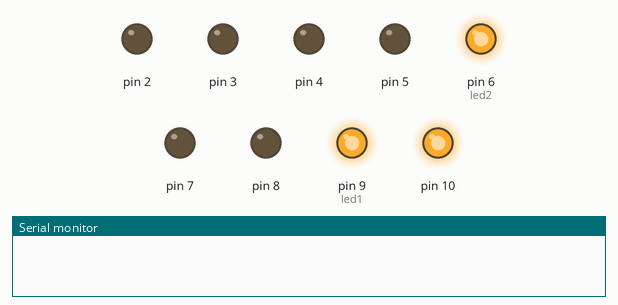
The sketch below on a simulated Arduino Uno, built with avr-gcc and run on an emulated ATmega328P. On the bench: output pins drawn as LEDs (lit = HIGH), the last lines printed to the serial monitor.

Above: at 0.1 s.
At 2.1 s:
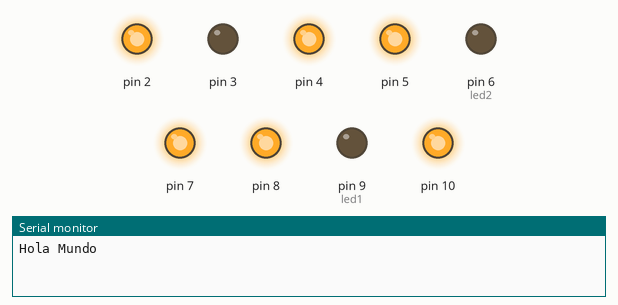
At 7.1 s:
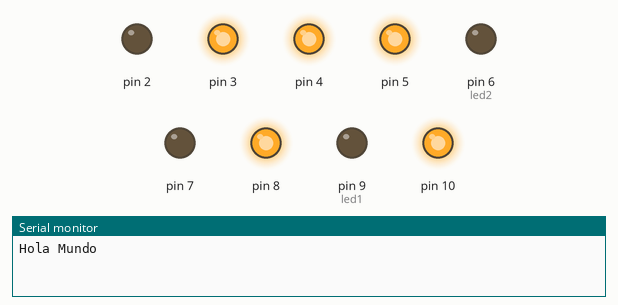
At 14.1 s:
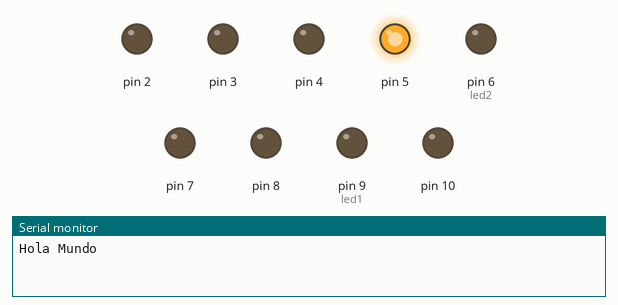
At 26.6 s:
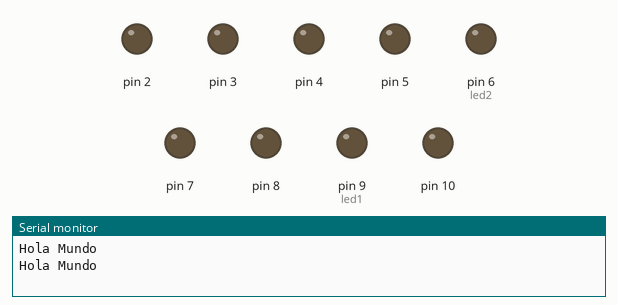
At 39.1 s:
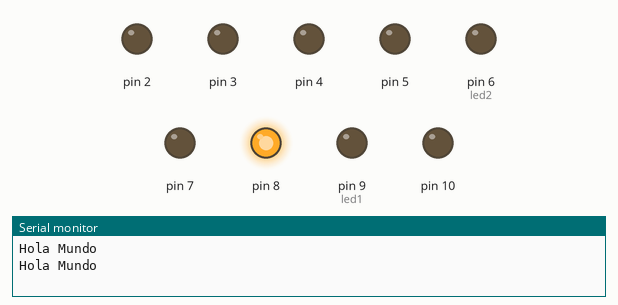
Timing chart, 0 to 40.0 s (numbered marks = the images above):
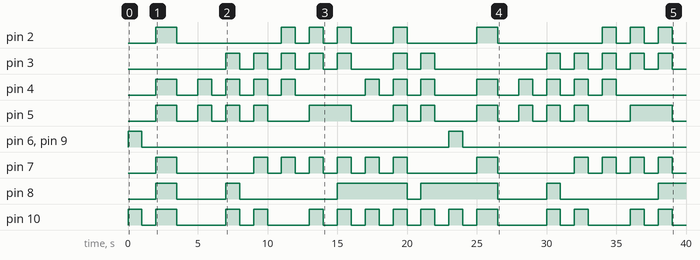

Measured:
- by itself, pin 2: LOW → HIGH at 2.0 s, → LOW 1.5 s later, → HIGH 7.5 s later, → LOW 1.0 s later, … (18 changes in this stretch)
- by itself, pin 3: LOW → HIGH at 7.0 s, → LOW 1.0 s later, → HIGH 1.0 s later, → LOW 1.0 s later, … (24 changes in this stretch)
- by itself, pin 4: LOW → HIGH at 2.0 s, → LOW 1.5 s later, → HIGH 1.5 s later, → LOW 1.0 s later, … (26 changes in this stretch)
- by itself, pin 5: LOW → HIGH at 2.0 s, → LOW 1.5 s later, → HIGH 1.5 s later, → LOW 1.0 s later, … (24 changes in this stretch)
- by itself, pin 6 (led2), pin 9 (led1): alternates HIGH for 1.0 s and LOW for 22.0 s
- by itself, pin 7: LOW → HIGH at 2.0 s, → LOW 1.5 s later, → HIGH 5.5 s later, → LOW 1.0 s later, … (24 changes in this stretch)
- by itself, pin 8: LOW → HIGH at 2.0 s, → LOW 1.5 s later, → HIGH 3.5 s later, → LOW 1.0 s later, … (11 changes in this stretch)
- by itself, pin 10: LOW → HIGH at 0.00 s, → LOW 1.0 s later, → HIGH 1.0 s later, → LOW 1.5 s later, … (30 changes in this stretch)

The sketch:

displayIOT.ino
```cpp
int led1 = 9;
int led2 = 6;
void setup() {
  // put your setup code here, to run once:
  Serial.begin(9600);
  pinMode(led1,OUTPUT);
  pinMode(led2,OUTPUT);
  pinMode(4,OUTPUT);
  pinMode(5,OUTPUT);
  pinMode(10,OUTPUT);
  pinMode(7,OUTPUT);
  pinMode(2,OUTPUT);
  pinMode(3,OUTPUT);
  pinMode(8,OUTPUT);
  pinMode(10,OUTPUT);
}

void loop() {
  // put your main code here, to run repeatedly:
  digitalWrite(led1,HIGH);
  digitalWrite(led2, HIGH);
  digitalWrite(10, HIGH);

  delay(1000);

  digitalWrite(led1,LOW);
  digitalWrite(led2, LOW);
  digitalWrite(10, LOW);

  delay(1000);

  Serial.println("Hola Mundo");
  cero();
  uno();
  dos();
  tres();
  cuatro();
  cinco();
  seis();
  siete();
  ocho();
  nueve();

}
void cero(){
  digitalWrite(10,HIGH);
  digitalWrite(4,HIGH);
  digitalWrite(7,HIGH);
  digitalWrite(5,HIGH);
  digitalWrite(2,HIGH);
  digitalWrite(8,HIGH);

  delay(1500);
  digitalWrite(10,LOW);
  digitalWrite(5,LOW);
  digitalWrite(4,LOW);
  digitalWrite(7,LOW);
  digitalWrite(2,LOW);
  digitalWrite(8,LOW);

  delay(1500);
 }

void uno(){
  digitalWrite(4,HIGH);
  digitalWrite(5,HIGH);

  delay(1000);

  digitalWrite(4,LOW);
  digitalWrite(5,LOW);

  delay(1000);
 }

 void dos(){
  digitalWrite(10,HIGH);
  digitalWrite(4,HIGH);
  digitalWrite(8,HIGH);
  digitalWrite(5,HIGH);
  digitalWrite(3,HIGH);

  delay(1000);

  digitalWrite(10,LOW);
  digitalWrite(4,LOW);
  digitalWrite(8,LOW);
  digitalWrite(5,LOW);
  digitalWrite(3,LOW);

  delay(1000);
 }

 void tres(){
  digitalWrite(10,HIGH);
  digitalWrite(4,HIGH);
  digitalWrite(7,HIGH);
  digitalWrite(5,HIGH);
  digitalWrite(3,HIGH);

  delay(1000);

  digitalWrite(10,LOW);
  digitalWrite(4,LOW);
  digitalWrite(7,LOW);
  digitalWrite(5,LOW);
  digitalWrite(3,LOW);

  delay(1000);
 }

 void cuatro(){
  digitalWrite(2,HIGH);
  digitalWrite(3,HIGH);
  digitalWrite(7,HIGH);
  digitalWrite(4,HIGH);

  delay(1000);

  digitalWrite(2,LOW);
  digitalWrite(3,LOW);
  digitalWrite(7,LOW);
  digitalWrite(4,LOW);

  delay(1000);
 }

 void cinco(){
  digitalWrite(2,HIGH);
  digitalWrite(3,HIGH);
  digitalWrite(7,HIGH);
  digitalWrite(10,HIGH);
  digitalWrite(5,HIGH);

  delay(1000);

  digitalWrite(2,LOW);
  digitalWrite(3,LOW);
  digitalWrite(7,LOW);
  digitalWrite(10,LOW);
  digitalWrite(4,LOW);

  delay(1000);
 }

 void seis(){
  digitalWrite(2,HIGH);
  digitalWrite(3,HIGH);
  digitalWrite(8,HIGH);
  digitalWrite(10,HIGH);
  digitalWrite(5,HIGH);
  digitalWrite(7,HIGH);

  delay(1000);

  digitalWrite(2,LOW);
  digitalWrite(3,LOW);
  digitalWrite(7,LOW);
  digitalWrite(10,LOW);
  digitalWrite(5,LOW);
  digitalWrite(7,LOW);

  delay(1000);
 }

 void siete(){
  digitalWrite(10,HIGH);
  digitalWrite(4,HIGH);
  digitalWrite(7,HIGH);

  delay(1000);

  digitalWrite(10,LOW);
  digitalWrite(7,LOW);
  digitalWrite(4,LOW);

  delay(1000);
 }

 void ocho(){
  digitalWrite(10,HIGH);
  digitalWrite(4,HIGH);
  digitalWrite(7,HIGH);
  digitalWrite(5,HIGH);
  digitalWrite(2,HIGH);
  digitalWrite(8,HIGH);
  digitalWrite(3,HIGH);

  delay(1000);

  digitalWrite(10,LOW);
  digitalWrite(5,LOW);
  digitalWrite(4,LOW);
  digitalWrite(7,LOW);
  digitalWrite(2,LOW);
  digitalWrite(8,LOW);
  digitalWrite(3,LOW);

  delay(1000);
 }
 void nueve(){
  digitalWrite(10,HIGH);
  digitalWrite(4,HIGH);
  digitalWrite(8,HIGH);
  digitalWrite(5,HIGH);
  digitalWrite(3,HIGH);

  delay(1000);

  digitalWrite(10,LOW);
  digitalWrite(5,LOW);
  digitalWrite(4,LOW);
  digitalWrite(7,LOW);
  digitalWrite(2,LOW);
  digitalWrite(3,LOW);

  delay(1000);
 }
```
